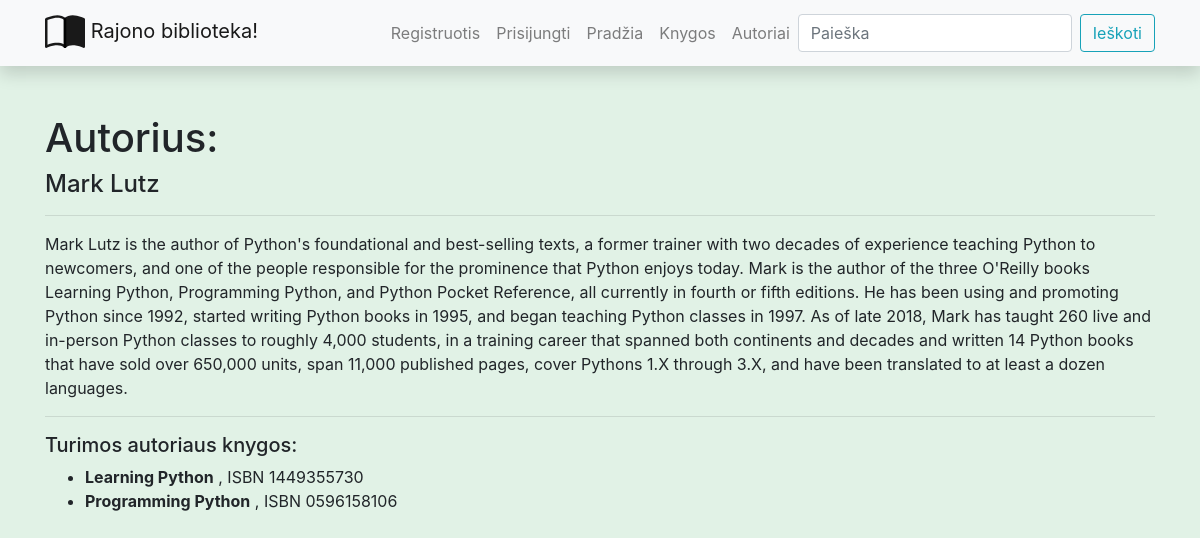
Screenshot of /library/authors/1 with the database file from the repository.
### libraryapp/models.py (models this page shows, shortened)
class Author(models.Model):
    first_name = models.CharField('Vardas', max_length=100)
    last_name = models.CharField('Pavardė', max_length=100)
    description = HTMLField()
    class Meta:  # globalūs nuostatai lentelei(ordering - rikiavimas)
        ordering = ('last_name', 'first_name')

class Book(models.Model):
    title = models.CharField('Pavadinimas', max_length=150)
    summary = models.TextField('Aprašymas', max_length=1000)
    isbn = models.CharField('ISBN', max_length=13)
    author = models.ForeignKey(Author, on_delete=models.SET_NULL, null=True)
    genre = models.ManyToManyField(Genre, blank=True)
    cover = models.ImageField('Viršelis', upload_to='covers', null=True, blank=True)

### libraryapp/views.py (the view)
# urls.py: path('authors/<int:author_id>', views.get_one_author, name='author-one'),
def get_one_author(request, author_id):
    single_author = get_object_or_404(Author, pk=author_id)
    return render(request, 'author.html', {'author_obj': single_author})

### libraryapp/templates/author.html
{% extends "base.html" %}
{% block content %}
<h1>Autorius:</h1>
<h4>{{ author_obj.first_name }} {{ author_obj.last_name }}</h4>
<hr/>
<p>{{ author_obj.description | safe}}</p>
<hr/>
{% if author_obj.book_set.all %}
    <h5>Turimos autoriaus knygos:</h5>
    <ul>
    {% for book_obj in author_obj.book_set.all %}
        <li><strong>{{ book_obj.title }}</strong> , ISBN {{ book_obj.isbn }}</li>
    {% endfor %}
    </ul>
{% else %}
    <p>Autoriaus knygų bibliotekoje nėra...</p>
{% endif %}
{% endblock %}

### libraryapp/static/css/styles.css (style rules this page uses)
body { background-color: #e1f2e6; }

### rows the page displays
Author: first_name "Mark", last_name "Lutz", description "Mark Lutz is the author of Python's foundational and best-selling texts, a former trainer with two decades of experience teaching Python to newcomers, and one of the people responsible for the prominence that Python enjoys today. Mark is the author of the three O'Reilly books Learning Python, Programming Python, and Python Pocket Reference, all currently in fourth or fifth editions. He has been using and promoting Python since 1992, started writing Python books in 1995, and began teaching Python classes in 1997. As of late 2018, Mark has taught 260 live and in-person Python classes to roughly 4,000 students, in a training career that spanned both continents and decades and written 14 Python…"
Book: title "Learning Python", isbn "1449355730"
Book: title "Programming Python", isbn "0596158106"
